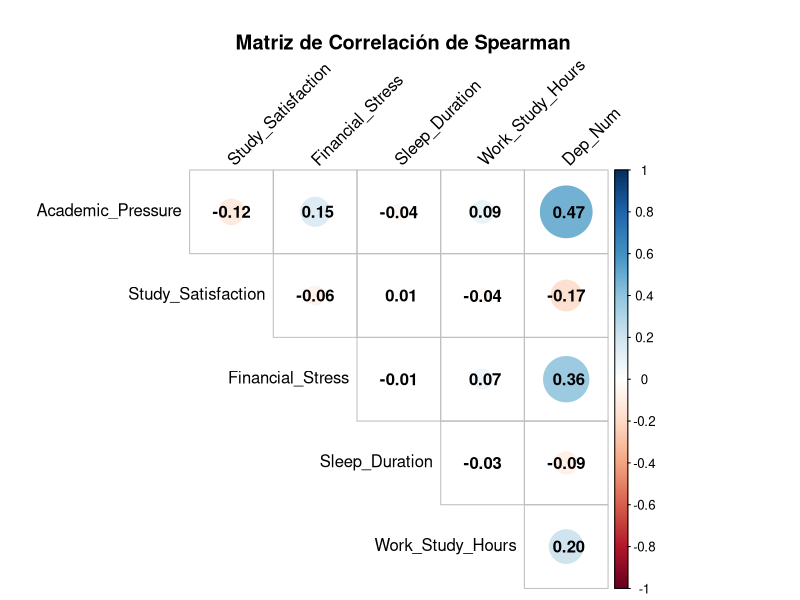

Write R code to recreate this figure.
## ---- chunk 1
knitr::opts_chunk$set(echo = TRUE)
## ---- chunk 2
library(corrplot)
library(dplyr)
library(readr)
library(psych)
## ---- chunk 3
datos <- read_csv("bd_final.csv")
str(datos)
## ---- chunk 4
datos$Gender <- as.factor(datos$Gender)
datos$City <- as.factor(datos$City)
datos$Dietary_Habits <- as.factor(datos$Dietary_Habits)
datos$Degree <- as.factor(datos$Degree)
datos$Suicidal_Thoughts <- as.factor(datos$Suicidal_Thoughts)
datos$Family_History <- as.factor(datos$Family_History)
## ---- chunk 5
datos$Dep_Num <- as.numeric(datos$Depression)  
vars_ordinales <- datos[, c("Academic_Pressure", "Study_Satisfaction", "Financial_Stress", "Sleep_Duration", "Work_Study_Hours", "Dep_Num")]
## ---- chunk 6
cor_matrix <- corr.test(vars_ordinales, method = "spearman")
## ---- chunk 7
print(cor_matrix$r)
## ---- chunk 8
print(cor_matrix$p)
## ---- chunk 9
corrplot(cor_matrix$r, 
         method = "circle", 
         type = "upper", 
         addCoef.col = "black",
         tl.col = "black",
         diag = FALSE,
         tl.srt = 45,
         col = COL2('RdBu'),
         title = "\n Matriz de Correlación de Spearman",
         mar = c(0,0,3,0))

## ---- chunk 10
cor.test(datos$Age, datos$Dep_Num)$estimate
## ---- chunk 11
table(datos$Age)
## ---- chunk 12
Q1 <- quantile(datos$Age, 0.25)
Q3 <- quantile(datos$Age, 0.75)
IQR_val <- Q3 - Q1

limite_inferior <- Q1 - 1.5 * IQR_val
limite_superior <- Q3 + 1.5 * IQR_val

datos_limpios <- subset(datos, Age >= limite_inferior & Age <= limite_superior)
## ---- chunk 13
cor.test(datos_limpios$Age, datos_limpios$Dep_Num)$estimate
## ---- chunk 14
cor.test(datos_limpios$GPA, datos_limpios$Dep_Num)$estimate
## ---- chunk 15
table(datos_limpios$GPA)
## ---- chunk 16
Q1 <- quantile(datos_limpios$GPA, 0.25)
Q3 <- quantile(datos_limpios$GPA, 0.75)
IQR_val <- Q3 - Q1

limite_inferior <- Q1 - 1.5 * IQR_val
limite_superior <- Q3 + 1.5 * IQR_val

datos_limpios <- subset(datos_limpios, GPA >= limite_inferior & GPA <= limite_superior)
## ---- chunk 17
table(datos_limpios$GPA)
## ---- chunk 18
cor.test(datos_limpios$GPA, datos_limpios$Dep_Num)$estimate
## ---- chunk 19
vars_cat <- c("Gender", "City", "Dietary_Habits", "Suicidal_Thoughts", "Family_History")

sapply(vars_cat, function(v) {
  chisq.test(table(datos_limpios[[v]], datos_limpios$Depression))$p.value
})
## ---- chunk 20
table(datos$Suicidal_Thoughts, datos$Depression)
## ---- chunk 21
str(datos_limpios)
## ---- chunk 22
datos_limpios <- datos_limpios %>%
  select(-Dep_Num, -Gender, -GPA)

str(datos_limpios)
## ---- chunk 23
write.csv(datos_limpios, "bd_final_2.csv", row.names = FALSE)
